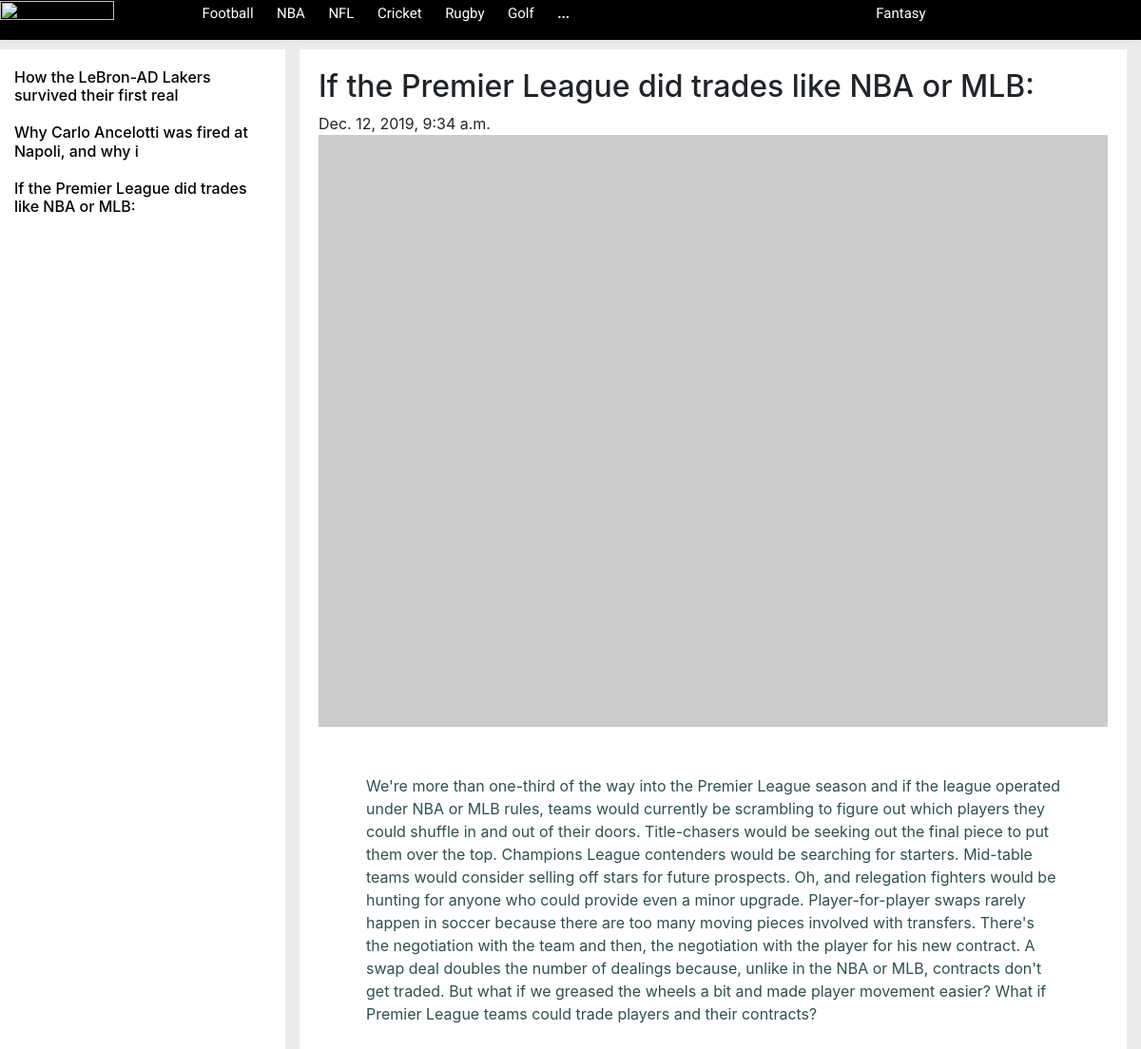
The page /1 on the database its author committed.
### espn/models.py (models this page shows, shortened)
class Berita(models.Model):
    judul = models.CharField(max_length=50)
    createdat = models.DateTimeField(auto_now_add=True)
    media = models.ImageField(storage=fs)
    content = models.CharField(max_length=1000)
    SPORT = (('Football','Football'),('NBA','National Basketball Association'),('NFL','National Football League'))
    sport = models.CharField(max_length=11, choices=SPORT)

### espn/views.py (the view)
# urls.py: path('<int:new_id>', views.news , name='news'),
def news(request, new_id):
    berita_object = Berita.objects.all().order_by('-createdat')
    newdetail = Berita.objects.get(pk=new_id)
    var = {'baru':newdetail, 'beritas' : berita_object}
    return render(request, 'espn/news.html', var)

### espn/templates/espn/news.html (shortened to what this page needs)
{% extends 'base.html' %}
{% load static %}
{% block section %}
<div class="container-fluid home">
    <div class="row">
        <div class="col-md-3 news-detail">
            {% for berita in beritas %}
            <div class="judul-berita">
                <h6><a href="#">{{berita.judul}}</a></h6>
            </div>
            {% endfor %}
        </div>
        <div class="col-md-9">
            <div class="news-detail">
                <h2>{{baru.judul}}</h2>
                {{baru.createdat}}
                <img src="{{baru.media}}" alt="">
                <div class="content-detail">
                    <p>{{baru.content}}</p>
                </div>
            </div>
        </div>
    </div>
</div>
{% endblock %}

### espn/static/espn/css/main.css (style rules this page uses)
body { position: relative; }
.home { background-color: #ececec; }
.news-detail { background-color: white; margin-top: 10px; padding: 20px; }
.news-detail img { width: 100%; margin-bottom: 50px; }
.content-detail { padding-left: 50px; padding-right: 50px; }
.content-detail p { color: darkslategrey; }
.judul-berita { margin-bottom: 20px; }
.judul-berita h6 a { text-decoration: none; color: black; }

### rows shown on the page
Berita: judul "How the LeBron-AD Lakers survived their first real"
Berita: judul "Why Carlo Ancelotti was fired at Napoli, and why i"
Berita: judul "If the Premier League did trades like NBA or MLB:", createdat "Dec. 12, 2019, 9:34 a.m.", content "We're more than one-third of the way into the Premier League season and if the league operated under NBA or MLB rules, teams would currently be scrambling to figure out which players they could shuffle in and out of their doors. Title-chasers would be seeking out the final piece to put them over the top. Champions League contenders would be searching for starters. Mid-table teams would consider selling off stars for future prospects. Oh, and relegation fighters would be hunting for anyone who could provide even a minor upgrade. Player-for-player swaps rarely happen in soccer because there are too many moving pieces involved with transfers. There's the negotiation with the team and then, the…"
